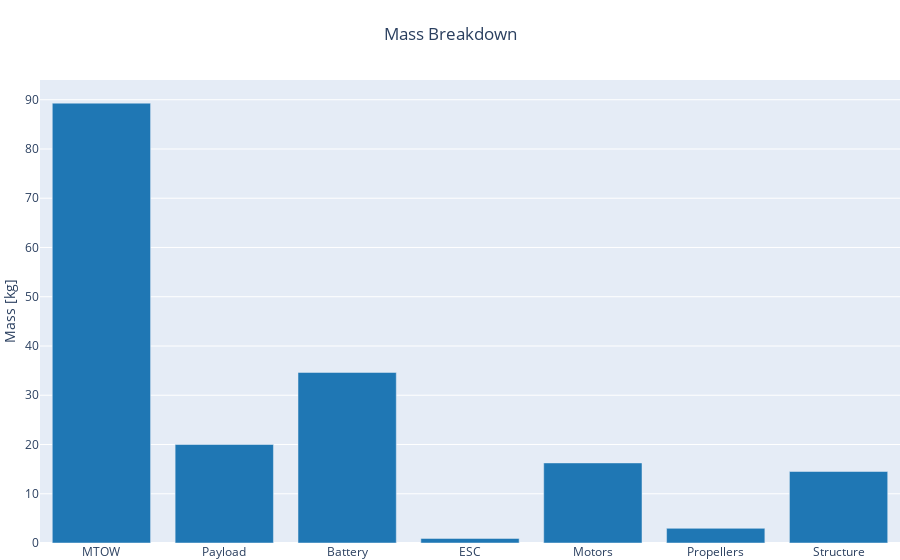

The notebook cell saved with this chart:
### Code cell
#OUTPUT_FILE_1 = pth.join(WORK_FOLDER_PATH, 'problem_outputs_Cd_0_4.xml')
#OUTPUT_FILE_2 = pth.join(WORK_FOLDER_PATH, 'problem_outputs_Cd_0_8.xml')
#OUTPUT_FILE_3 = pth.join(WORK_FOLDER_PATH, 'problem_outputs_Cd_1_2.xml')

#fig = mass_breakdown_bar_plot_drone(OUTPUT_FILE_1, name='Cd = 0.4')
#fig = mass_breakdown_bar_plot_drone(OUTPUT_FILE_2, name='Cd = 0.8', fig=fig)
#fig = mass_breakdown_bar_plot_drone(OUTPUT_FILE_3, name='Cd = 1.2', fig=fig)

fig = mass_breakdown_bar_plot_drone(MDO_OUTPUT_FILE, name='Drone MDO')
# fig = mass_breakdown_bar_plot_drone(MDO_OUTPUT_FILE, name='Drone MDO', fig=fig)
fig.show()
plotly.io.write_image(fig, 'output_file.pdf', format='pdf')

### Figure 1 — Plotly figure (JSON) as saved in the notebook; plotly's stock layout.template omitted (floating-point values rounded to 4 significant figures)
{"data": [{"marker": {"color": "rgb(31, 119, 180)"}, "name": "Drone MDO", "type": "bar", "x": ["MTOW", "Payload", "Battery", "ESC", "Motors", "Propellers", "Structure"], "y": [89.3, 20, 34.63, 0.9259, 16.26, 2.977, 14.51]}], "layout": {"margin": {"b": 0, "l": 0, "r": 0, "t": 80}, "title": {"text": "Mass Breakdown", "x": 0.5}, "yaxis": {"title": {"text": "Mass [kg]"}}}}
